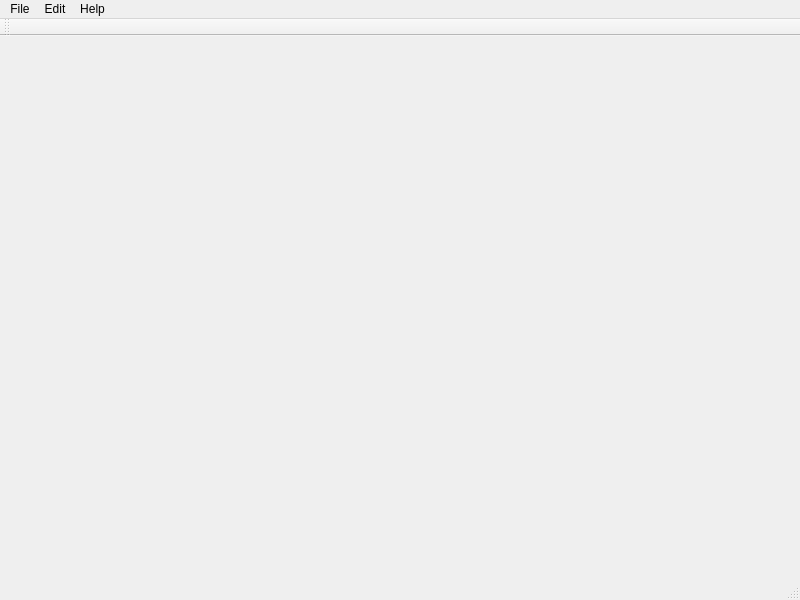
<?xml version="1.0" encoding="UTF-8"?>
<ui version="4.0">
 <class>MainWindow</class>
 <widget class="QMainWindow" name="MainWindow">
  <property name="geometry">
   <rect>
    <x>0</x>
    <y>0</y>
    <width>800</width>
    <height>600</height>
   </rect>
  </property>
  <property name="windowTitle">
   <string>MainWindow</string>
  </property>
  <widget class="QWidget" name="centralwidget"/>
  <widget class="QMenuBar" name="menubar">
   <property name="geometry">
    <rect>
     <x>0</x>
     <y>0</y>
     <width>800</width>
     <height>22</height>
    </rect>
   </property>
   <widget class="QMenu" name="menuFile">
    <property name="title">
     <string>File</string>
    </property>
    <addaction name="actionNew"/>
    <addaction name="actionOpen"/>
    <addaction name="actionSave"/>
    <addaction name="separator"/>
    <addaction name="actionExit"/>
   </widget>
   <widget class="QMenu" name="menuEdit">
    <property name="title">
     <string>Edit</string>
    </property>
    <addaction name="actionUndo"/>
    <addaction name="actionRedo"/>
    <addaction name="separator"/>
    <addaction name="actionCopy"/>
    <addaction name="actionPaste"/>
    <addaction name="actionCut"/>
   </widget>
   <widget class="QMenu" name="menuHelp">
    <property name="title">
     <string>Help</string>
    </property>
    <addaction name="actionAbout"/>
   </widget>
   <addaction name="menuFile"/>
   <addaction name="menuEdit"/>
   <addaction name="menuHelp"/>
  </widget>
  <widget class="QToolBar" name="toolBar">
   <property name="enabled">
    <bool>true</bool>
   </property>
   <property name="windowTitle">
    <string>toolBar</string>
   </property>
   <property name="movable">
    <bool>true</bool>
   </property>
   <property name="floatable">
    <bool>true</bool>
   </property>
   <attribute name="toolBarArea">
    <enum>TopToolBarArea</enum>
   </attribute>
   <attribute name="toolBarBreak">
    <bool>false</bool>
   </attribute>
  </widget>
  <widget class="QStatusBar" name="statusbar"/>
  <action name="actionNew">
   <property name="text">
    <string>New</string>
   </property>
   <property name="shortcut">
    <string>Ctrl+N</string>
   </property>
  </action>
  <action name="actionOpen">
   <property name="text">
    <string>Open</string>
   </property>
   <property name="shortcut">
    <string>Ctrl+O</string>
   </property>
  </action>
  <action name="actionSave">
   <property name="text">
    <string>Save</string>
   </property>
   <property name="shortcut">
    <string>Ctrl+S</string>
   </property>
  </action>
  <action name="actionExit">
   <property name="text">
    <string>Exit</string>
   </property>
  </action>
  <action name="actionCopy">
   <property name="text">
    <string>Copy</string>
   </property>
   <property name="shortcut">
    <string>Ctrl+C</string>
   </property>
  </action>
  <action name="actionPaste">
   <property name="text">
    <string>Paste</string>
   </property>
   <property name="shortcut">
    <string>Ctrl+V</string>
   </property>
  </action>
  <action name="actionCut">
   <property name="text">
    <string>Cut</string>
   </property>
   <property name="shortcut">
    <string>Ctrl+X</string>
   </property>
  </action>
  <action name="actionAbout">
   <property name="text">
    <string>About</string>
   </property>
  </action>
  <action name="actionUndo">
   <property name="text">
    <string>Undo</string>
   </property>
   <property name="shortcut">
    <string>Ctrl+Z</string>
   </property>
  </action>
  <action name="actionRedo">
   <property name="text">
    <string>Redo</string>
   </property>
   <property name="shortcut">
    <string>Ctrl+Y</string>
   </property>
  </action>
 </widget>
 <resources/>
 <connections/>
</ui>
